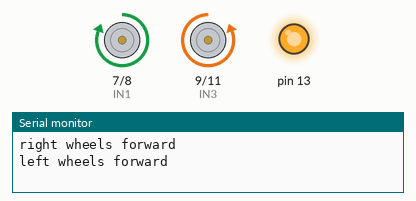
This sketch was run on a simulated Arduino Uno, built with avr-gcc and run on an emulated ATmega328P. Shown: motor-driver pin pairs drawn as motors (green arrow = first pin HIGH = forward, orange = second pin HIGH = backward, longer = more drive, scaled by the enable pin), output pins drawn as LEDs (lit = HIGH), the last lines printed to the serial monitor.

Above: at 0.2 s.
At 1.7 s:
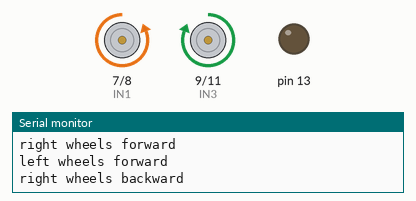
Timing chart, 0 to 3.0 s (numbered marks = the images above):
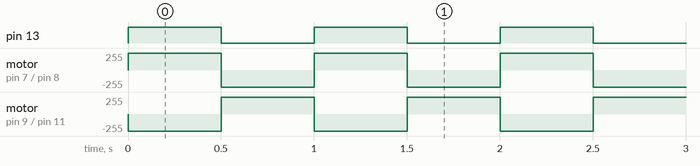

The sketch:

LED_turn_on_and_off___movement_code.ino
```cpp
// By Claire

//define the L298n IO pin
#define ENA 5
#define ENB 6
#define IN1 7
#define IN2 8
#define IN3 9
#define IN4 11
//functions where we can move sides of the wheel.
void rfor (){
  digitalWrite(ENA, HIGH);
  digitalWrite(ENB, HIGH);
  digitalWrite(IN3, LOW);
  digitalWrite(IN4, HIGH);
  Serial.println("right wheels forward");
}
void rback(){
  digitalWrite(ENA, HIGH);
  digitalWrite(ENB, HIGH);
  digitalWrite(IN3, HIGH);
  digitalWrite(IN4, LOW);
  Serial.println("right wheels backward");
}
void lfor (){
  digitalWrite(ENA, HIGH);
  digitalWrite(ENB, HIGH);
  digitalWrite(IN1, HIGH);
  digitalWrite(IN2, LOW);
  Serial.println("left wheels forward");
}
void lback(){
  digitalWrite(ENA, HIGH);
  digitalWrite(ENB, HIGH);
  digitalWrite(IN1, LOW);
  digitalWrite(IN2, HIGH);
}
//we can turn on the LED light too.
void LEDon(){
  digitalWrite(13, HIGH);
}
void LEDoff(){
  digitalWrite(13, LOW);
}
//functions that allow us to control the movement of the car as a whole
void forward(){
  rfor();
  lfor();
  Serial.println("Going forward");
  delay(500);
}
void back(){
  rback();
  lback();
  Serial.println("Going backward");
  delay(500);
}
void left(){
  rfor();
  lback();
  Serial.println("Turning left");
  delay(500);
}

void right(){
  rfor();
  lback();
  Serial.println("Turning Right");
  delay(500);
}
//Getting pins ready
void setup() {
  Serial.begin(9600);
  pinMode(IN1, OUTPUT);
  pinMode(IN2, OUTPUT);
  pinMode(IN3, OUTPUT);
  pinMode(IN4, OUTPUT);
  pinMode(ENA, OUTPUT);
  pinMode(ENB, OUTPUT);
  pinMode(13, OUTPUT);
  digitalWrite(ENA, HIGH);
  digitalWrite(ENB, HIGH);
}
//using the functions. Could also use forward and backward instead.
void loop() {
  rfor();
  lfor();
  LEDon();
  delay(500);
  rback();
  lback();
  LEDoff();
  delay(500);
}
//notice the green LED light on the corner of the shield
```

Measured:
- by itself, pin 13: alternates HIGH for 0.50 s and LOW for 0.50 s
- by itself, motor on pin 7 (IN1) / pin 8 (IN2), motor on pin 9 (IN3) / pin 11 (IN4): alternates forward 255/255 for 0.50 s and backward 255/255 for 0.50 s
